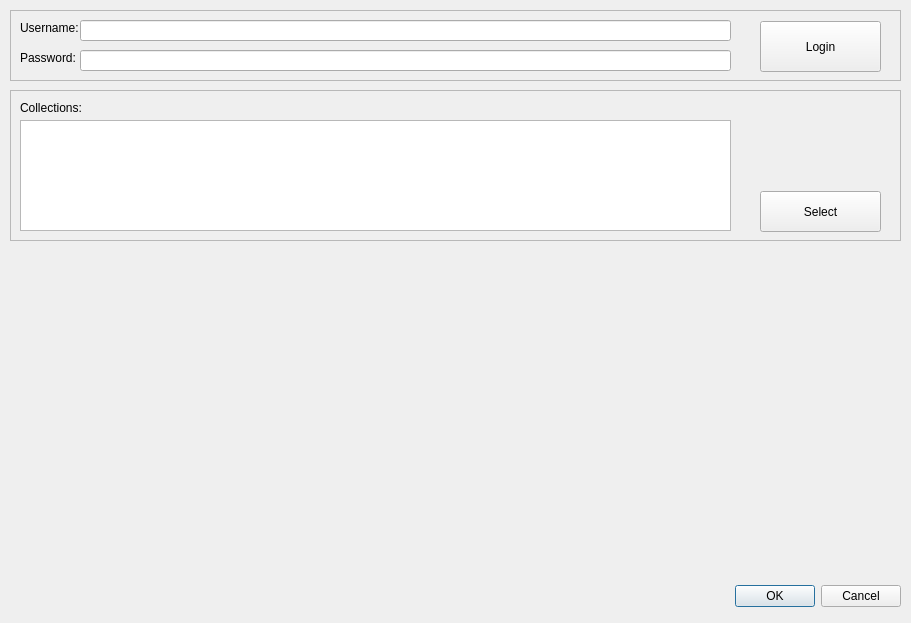
<?xml version="1.0" encoding="UTF-8"?>
<ui version="4.0">
 <class>EodmsDialogBase</class>
 <widget class="QDialog" name="EodmsDialogBase">
  <property name="geometry">
   <rect>
    <x>0</x>
    <y>0</y>
    <width>911</width>
    <height>623</height>
   </rect>
  </property>
  <property name="windowTitle">
   <string>EODMS</string>
  </property>
  <widget class="QDialogButtonBox" name="button_box">
   <property name="geometry">
    <rect>
     <x>560</x>
     <y>580</y>
     <width>341</width>
     <height>32</height>
    </rect>
   </property>
   <property name="orientation">
    <enum>Qt::Horizontal</enum>
   </property>
   <property name="standardButtons">
    <set>QDialogButtonBox::Cancel|QDialogButtonBox::Ok</set>
   </property>
  </widget>
  <widget class="QFrame" name="fraLogin">
   <property name="geometry">
    <rect>
     <x>10</x>
     <y>10</y>
     <width>891</width>
     <height>71</height>
    </rect>
   </property>
   <property name="frameShape">
    <enum>QFrame::StyledPanel</enum>
   </property>
   <property name="frameShadow">
    <enum>QFrame::Raised</enum>
   </property>
   <widget class="QLabel" name="lblUser">
    <property name="geometry">
     <rect>
      <x>10</x>
      <y>10</y>
      <width>61</width>
      <height>16</height>
     </rect>
    </property>
    <property name="text">
     <string>Username:</string>
    </property>
   </widget>
   <widget class="QLabel" name="lblPass">
    <property name="geometry">
     <rect>
      <x>10</x>
      <y>40</y>
      <width>61</width>
      <height>16</height>
     </rect>
    </property>
    <property name="text">
     <string>Password:</string>
    </property>
   </widget>
   <widget class="QLineEdit" name="edtUser">
    <property name="geometry">
     <rect>
      <x>70</x>
      <y>10</y>
      <width>651</width>
      <height>21</height>
     </rect>
    </property>
   </widget>
   <widget class="QLineEdit" name="edtPass">
    <property name="geometry">
     <rect>
      <x>70</x>
      <y>40</y>
      <width>651</width>
      <height>21</height>
     </rect>
    </property>
   </widget>
   <widget class="QPushButton" name="butLogin">
    <property name="geometry">
     <rect>
      <x>750</x>
      <y>11</y>
      <width>121</width>
      <height>51</height>
     </rect>
    </property>
    <property name="text">
     <string>Login</string>
    </property>
   </widget>
  </widget>
  <widget class="QFrame" name="fraColl">
   <property name="geometry">
    <rect>
     <x>10</x>
     <y>90</y>
     <width>891</width>
     <height>151</height>
    </rect>
   </property>
   <property name="frameShape">
    <enum>QFrame::StyledPanel</enum>
   </property>
   <property name="frameShadow">
    <enum>QFrame::Raised</enum>
   </property>
   <widget class="QLabel" name="lblColl">
    <property name="geometry">
     <rect>
      <x>10</x>
      <y>10</y>
      <width>61</width>
      <height>16</height>
     </rect>
    </property>
    <property name="text">
     <string>Collections:</string>
    </property>
   </widget>
   <widget class="QListView" name="lstColl">
    <property name="geometry">
     <rect>
      <x>10</x>
      <y>30</y>
      <width>711</width>
      <height>111</height>
     </rect>
    </property>
   </widget>
   <widget class="QPushButton" name="butColl">
    <property name="geometry">
     <rect>
      <x>750</x>
      <y>101</y>
      <width>121</width>
      <height>41</height>
     </rect>
    </property>
    <property name="text">
     <string>Select</string>
    </property>
   </widget>
  </widget>
 </widget>
 <resources/>
 <connections>
  <connection>
   <sender>button_box</sender>
   <signal>accepted()</signal>
   <receiver>EodmsDialogBase</receiver>
   <slot>accept()</slot>
   <hints>
    <hint type="sourcelabel">
     <x>20</x>
     <y>20</y>
    </hint>
    <hint type="destinationlabel">
     <x>20</x>
     <y>20</y>
    </hint>
   </hints>
  </connection>
  <connection>
   <sender>button_box</sender>
   <signal>rejected()</signal>
   <receiver>EodmsDialogBase</receiver>
   <slot>reject()</slot>
   <hints>
    <hint type="sourcelabel">
     <x>20</x>
     <y>20</y>
    </hint>
    <hint type="destinationlabel">
     <x>20</x>
     <y>20</y>
    </hint>
   </hints>
  </connection>
 </connections>
</ui>
